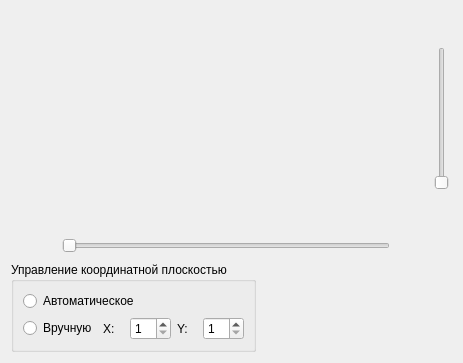
<?xml version="1.0" encoding="UTF-8"?>
<ui version="4.0">
 <class>ChartForm</class>
 <widget class="QWidget" name="ChartForm">
  <property name="geometry">
   <rect>
    <x>0</x>
    <y>0</y>
    <width>463</width>
    <height>363</height>
   </rect>
  </property>
  <property name="windowTitle">
   <string>Form</string>
  </property>
  <layout class="QVBoxLayout" name="verticalLayout_3">
   <item>
    <layout class="QGridLayout" name="gridLayout_2" rowstretch="0,40,0,0" columnstretch="0,20,0,0">
     <property name="topMargin">
      <number>0</number>
     </property>
     <item row="0" column="3">
      <spacer name="verticalSpacer">
       <property name="orientation">
        <enum>Qt::Vertical</enum>
       </property>
       <property name="sizeHint" stdset="0">
        <size>
         <width>20</width>
         <height>30</height>
        </size>
       </property>
      </spacer>
     </item>
     <item row="3" column="2">
      <spacer name="horizontalSpacer_2">
       <property name="orientation">
        <enum>Qt::Horizontal</enum>
       </property>
       <property name="sizeHint" stdset="0">
        <size>
         <width>30</width>
         <height>20</height>
        </size>
       </property>
      </spacer>
     </item>
     <item row="3" column="0">
      <spacer name="horizontalSpacer">
       <property name="orientation">
        <enum>Qt::Horizontal</enum>
       </property>
       <property name="sizeHint" stdset="0">
        <size>
         <width>45</width>
         <height>20</height>
        </size>
       </property>
      </spacer>
     </item>
     <item row="1" column="3">
      <widget class="QSlider" name="vs">
       <property name="minimumSize">
        <size>
         <width>20</width>
         <height>0</height>
        </size>
       </property>
       <property name="orientation">
        <enum>Qt::Vertical</enum>
       </property>
      </widget>
     </item>
     <item row="3" column="1">
      <widget class="QSlider" name="hs">
       <property name="minimumSize">
        <size>
         <width>0</width>
         <height>20</height>
        </size>
       </property>
       <property name="maximum">
        <number>5</number>
       </property>
       <property name="orientation">
        <enum>Qt::Horizontal</enum>
       </property>
      </widget>
     </item>
     <item row="2" column="3">
      <spacer name="verticalSpacer_2">
       <property name="orientation">
        <enum>Qt::Vertical</enum>
       </property>
       <property name="sizeHint" stdset="0">
        <size>
         <width>20</width>
         <height>40</height>
        </size>
       </property>
      </spacer>
     </item>
     <item row="0" column="0" rowspan="3" colspan="3">
      <widget class="QWidget" name="wChart" native="true">
       <layout class="QVBoxLayout" name="verticalLayout_2">
        <property name="spacing">
         <number>0</number>
        </property>
        <property name="leftMargin">
         <number>0</number>
        </property>
        <property name="topMargin">
         <number>0</number>
        </property>
        <property name="rightMargin">
         <number>0</number>
        </property>
        <property name="bottomMargin">
         <number>0</number>
        </property>
       </layout>
      </widget>
     </item>
    </layout>
   </item>
   <item>
    <layout class="QHBoxLayout" name="horizontalLayout_2">
     <item>
      <widget class="QGroupBox" name="groupBox">
       <property name="title">
        <string>Управление координатной плоскостью</string>
       </property>
       <layout class="QVBoxLayout" name="verticalLayout">
        <item>
         <widget class="QRadioButton" name="rbAuto">
          <property name="text">
           <string>Автоматическое</string>
          </property>
         </widget>
        </item>
        <item>
         <layout class="QHBoxLayout" name="horizontalLayout">
          <item>
           <widget class="QRadioButton" name="rbManual">
            <property name="text">
             <string>Вручную</string>
            </property>
           </widget>
          </item>
          <item>
           <widget class="QLabel" name="lbMaxX">
            <property name="text">
             <string>X:</string>
            </property>
           </widget>
          </item>
          <item>
           <widget class="QSpinBox" name="sbMaxX">
            <property name="minimum">
             <number>1</number>
            </property>
           </widget>
          </item>
          <item>
           <widget class="QLabel" name="lbMaxY">
            <property name="text">
             <string>Y:</string>
            </property>
           </widget>
          </item>
          <item>
           <widget class="QSpinBox" name="sbMaxY">
            <property name="minimum">
             <number>1</number>
            </property>
           </widget>
          </item>
         </layout>
        </item>
       </layout>
      </widget>
     </item>
     <item>
      <spacer name="horizontalSpacer_4">
       <property name="orientation">
        <enum>Qt::Horizontal</enum>
       </property>
       <property name="sizeHint" stdset="0">
        <size>
         <width>40</width>
         <height>20</height>
        </size>
       </property>
      </spacer>
     </item>
    </layout>
   </item>
  </layout>
 </widget>
 <resources/>
 <connections/>
</ui>
